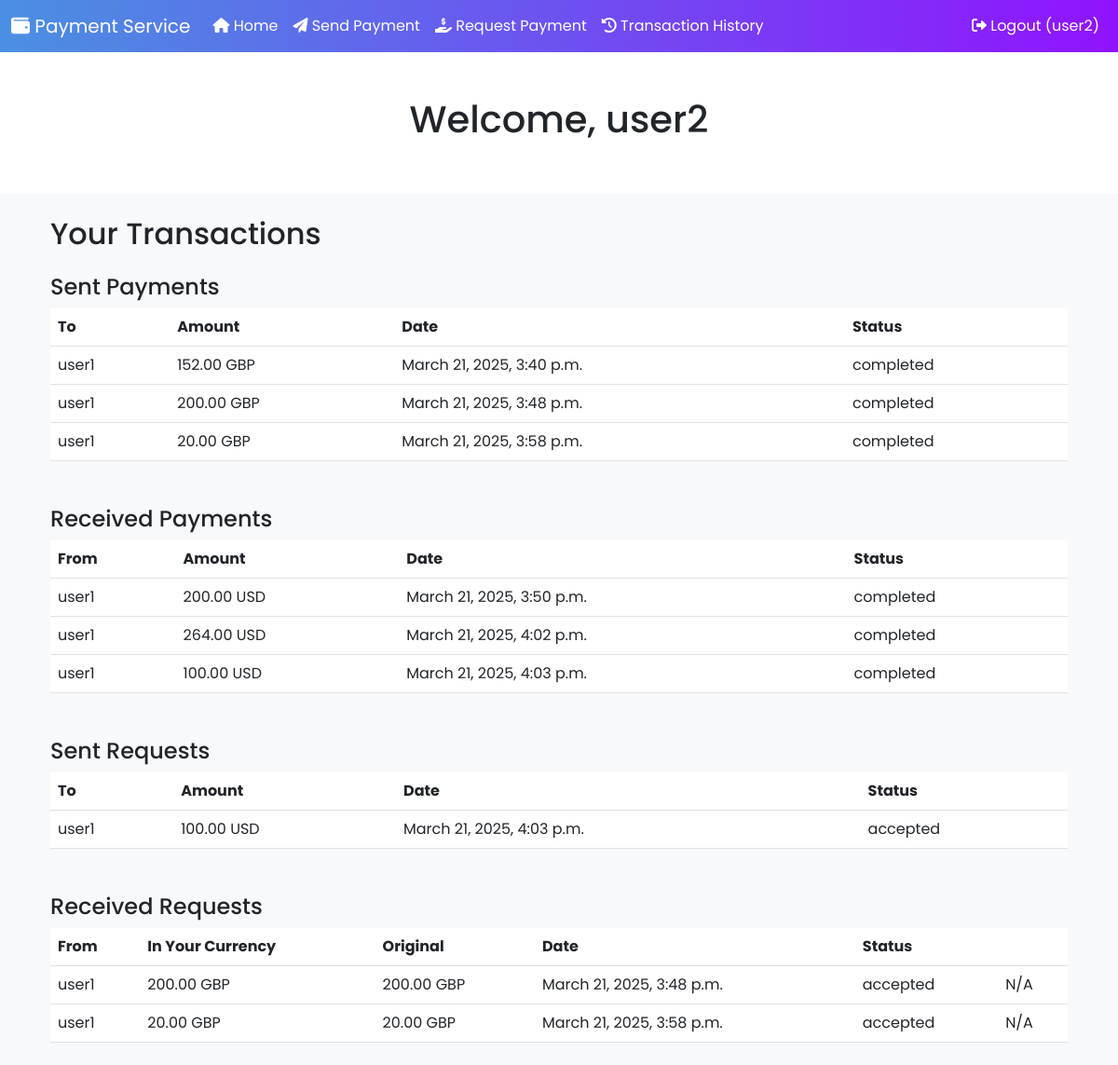
Page /webapps2025/transactions/ (signed in) on the committed database.
### register/models.py (models this page shows, shortened)
class User(AbstractUser):
    email = models.EmailField(unique=True)
    first_name = models.CharField(max_length=50)
    last_name = models.CharField(max_length=50)
    currency = models.CharField(max_length=3, choices=[('GBP', 'GB Pounds'), ('USD', 'US Dollars'), ('EUR', 'Euros')], default='GBP')
    balance = models.DecimalField(max_digits=10, decimal_places=2, default=750.00)

### payapp/models.py (models this page shows, shortened)
class Transaction(models.Model):
    sender = models.ForeignKey(User, on_delete=models.CASCADE, related_name='sent_transactions')
    receiver = models.ForeignKey(User, on_delete=models.CASCADE, related_name='received_transactions')
    amount = models.DecimalField(max_digits=10, decimal_places=2)
    timestamp = models.DateTimeField(auto_now_add=True)
    status = models.CharField(max_length=20, choices=[('completed', 'Completed'), ('pending', 'Pending'), ('rejected', 'Rejected')], default='completed')

class PaymentRequest(models.Model):
    requester = models.ForeignKey(User, on_delete=models.CASCADE, related_name='payment_requests_sent')
    target = models.ForeignKey(User, on_delete=models.CASCADE, related_name='payment_requests_received')
    amount = models.DecimalField(max_digits=10, decimal_places=2)
    timestamp = models.DateTimeField(auto_now_add=True)
    status = models.CharField(max_length=20, choices=[('pending', 'Pending'), ('accepted', 'Accepted'), ('rejected', 'Rejected')], default='pending')

### payapp/views.py (the view, shortened to what this page needs)
# urls.py: path('transactions/', views.transactions, name='transactions'),
@login_required
def transactions(request):
    sent = Transaction.objects.filter(sender=request.user)
    received = Transaction.objects.filter(receiver=request.user)
    requests_sent = PaymentRequest.objects.filter(requester=request.user)
    requests_received = PaymentRequest.objects.filter(target=request.user)
    for req in requests_received:
        if req.status == 'pending':
            req.display_amount, req.display_currency = convert_currency(req.amount, req.requester.currency,
                                                                        request.user.currency)
        else:
            req.display_amount, req.display_currency = req.amount, req.requester.currency
    return render(request, 'payapp/transactions.html', {
        'sent': sent,
        'received': received,
        'requests_sent': requests_sent,
        'requests_received': requests_received
    })

### templates/payapp/transactions.html (shortened to what this page needs)
{% extends 'base.html' %}
{% block content %}
<div class="container my-4">
  <h2 class="mb-4">Your Transactions</h2>
  <h4>Sent Payments</h4>
  {% if sent %}
    <table class="table">
      <thead>
        <tr>
          <th>To</th>
          <th>Amount</th>
          <th>Date</th>
          <th>Status</th>
        </tr>
      </thead>
      <tbody>
        {% for transaction in sent %}
          <tr>
            <td>{{ transaction.receiver.username }}</td>
            <td>{{ transaction.amount }} {{ transaction.receiver.currency }}</td>
            <td>{{ transaction.timestamp }}</td>
            <td>{{ transaction.status }}</td>
          </tr>
        {% endfor %}
      </tbody>
    </table>
  {% else %}
    <p>No sent transactions.</p>
  {% endif %}
  <h4 class="mt-5">Received Payments</h4>
  {% if received %}
    <table class="table">
      <thead>
        <tr>
          <th>From</th>
          <th>Amount</th>
          <th>Date</th>
          <th>Status</th>
        </tr>
      </thead>
      <tbody>
        {% for transaction in received %}
          <tr>
            <td>{{ transaction.sender.username }}</td>
            <td>{{ transaction.amount }} {{ user.currency }}</td>
            <td>{{ transaction.timestamp }}</td>
            <td>{{ transaction.status }}</td>
          </tr>
        {% endfor %}
      </tbody>
    </table>
  {% else %}
    <p>No received transactions.</p>
  {% endif %}
  <h4 class="mt-5">Sent Requests</h4>
  {% if requests_sent %}
    <table class="table">
      <thead>
        <tr>
          <th>To</th>
          <th>Amount</th>
          <th>Date</th>
          <th>Status</th>
        </tr>
      </thead>
      <tbody>
        {% for request in requests_sent %}
          <tr>
            <td>{{ request.target.username }}</td>
            <td>{{ request.amount }} {{ user.currency }}</td>
            <td>{{ request.timestamp }}</td>
            <td>{{ request.status }}</td>
          </tr>
        {% endfor %}
      </tbody>
    </table>
  {% else %}
    <p>No sent payment requests.</p>
  {% endif %}
  <h4 class="mt-5">Received Requests</h4>
  {% if requests_received %}
    <table class="table">
      <thead>
        <tr>
          <th>From</th>
          <th>In Your Currency</th>
          <th>Original</th>
          <th>Date</th>
          <th>Status</th>
          <th></th>
        </tr>
      </thead>
      <tbody>
        {% for request in requests_received %}
          <tr>
            <td>{{ request.requester.username }}</td>
            <td>{{ request.display_amount }} {{ request.display_currency }}</td>
            <td>{{ request.amount }} {{ request.requester.currency }}</td>
            <td>{{ request.timestamp }}</td>
            <td>{{ request.status }}</td>
            <td>
              {% if request.status == 'pending' %}
                <form method="post" class="d-inline">
                  {% csrf_token %}
                  <input type="hidden" name="payment_request_id" value="{{ request.id }}">
                  <input type="hidden" name="action" value="accept">
                  <button type="submit" class="btn btn-sm btn-outline-success">Accept</button>
                </form>
                <form method="post" class="d-inline">
                  {% csrf_token %}
                  <input type="hidden" name="payment_request_id" value="{{ request.id }}">
                  <input type="hidden" name="action" value="decline">
                  <button type="submit" class="btn btn-sm btn-outline-danger">Decline</button>
                </form>
              {% else %}
                N/A
              {% endif %}
            </td>
          </tr>
        {% endfor %}
      </tbody>
    </table>
  {% else %}
    <p>No received payment requests.</p>
  {% endif %}
</div>
{% endblock %}

### templates/base.html (shortened to what this page needs)
<!DOCTYPE html>
<html lang="en">
<head>
    <link href="https://cdn.jsdelivr.net/npm/bootstrap@5.3.0/dist/css/bootstrap.min.css" rel="stylesheet">
    <link href="https://cdnjs.cloudflare.com/ajax/libs/font-awesome/6.0.0-beta3/css/all.min.css" rel="stylesheet">
</head>
<body>
    <nav class="navbar navbar-expand-lg">
        <div class="container-fluid">
            <a class="navbar-brand" href="{% url 'payapp:home' %}"><i class="fas fa-wallet"></i> Payment Service</a>
            <div class="collapse navbar-collapse" id="navbarNav">
                <ul class="navbar-nav me-auto">
                    <li class="nav-item">
                        <a class="nav-link" href="{% url 'payapp:home' %}"><i class="fas fa-home"></i> Home</a>
                    </li>
                    <li class="nav-item">
                        <a class="nav-link" href="{% url 'payapp:pay' %}"><i class="fas fa-paper-plane"></i> Send Payment</a>
                    </li>
                    <li class="nav-item">
                        <a class="nav-link" href="{% url 'payapp:request' %}"><i class="fas fa-hand-holding-usd"></i> Request Payment</a>
                    </li>
                    <li class="nav-item">
                        <a class="nav-link" href="{% url 'payapp:transaction_history' %}"><i class="fas fa-history"></i> Transaction History</a>
                    </li>
                </ul>
                <ul class="navbar-nav ms-auto">
                    {% if user.is_authenticated %}
                        <li class="nav-item">
                            <a class="nav-link" href="{% url 'register:logout' %}"><i class="fas fa-sign-out-alt"></i> Logout ({{ user.username }})</a>
                        </li>
                    {% endif %}
                </ul>
            </div>
        </div>
    </nav>
    <div class="py-5 text-center bg-white">
        {% if user.is_authenticated %}
            <h1>Welcome, {{ user.username }}</h1>
        {% else %}
            <h1>Welcome</h1>
        {% endif %}
    </div>
    <div class="container mt-4">
        {% block content %}
        {% endblock %}
    </div>
</body>
</html>

### templates/base.html (style rules this page uses)
body { font-family: 'Poppins', sans-serif; background-color: #f8f9fa; }
.navbar { background: linear-gradient(90deg, #4a90e2, #9013fe); }
.navbar-brand, .nav-link { color: #fff !important; }

### rows in the picture
User: username "user2", currency "USD"
PaymentRequest: target.username "user1", amount "100.00", timestamp "March 21, 2025, 4:03 p.m.", status "accepted"
PaymentRequest: requester.username "user1", display_amount "200.00", display_currency "GBP", amount "200.00", requester.currency "GBP", timestamp "March 21, 2025, 3:48 p.m.", status "accepted", shows "N/A"
PaymentRequest: requester.username "user1", display_amount "20.00", display_currency "GBP", amount "20.00", requester.currency "GBP", timestamp "March 21, 2025, 3:58 p.m.", status "accepted", shows "N/A"
